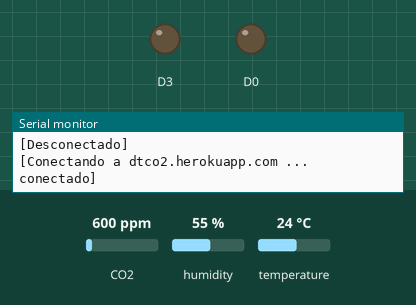
This sketch was run on a simulated ESP8266 (NodeMCU). On the bench: output pins drawn as LEDs (lit = HIGH), the last lines printed to the serial monitor. The test bench sets the inputs (shaded band); at power-on: CO2 600 ppm, humidity 55 %, temperature 24 °C. WiFi joins after 1.5 s; servers stay silent unless stated; uploads are accepted with an empty reply.

Above: at 2.7 s.
2.8 s: CO2 set to 1418 ppm
5.0 s: CO2 set to 1484 ppm
At 6.0 s:
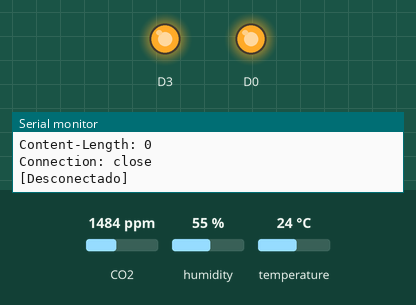
Timing chart, 0 to 14.9 s (numbered marks = the images above; inputs shaded):
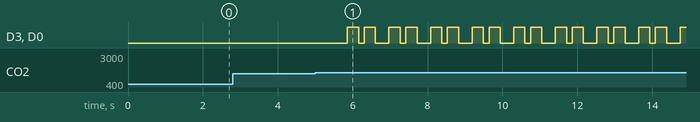

Measured:
- the behaviour switches between 1449 and 1450 ppm on CO2 (found by bisection; images 0 and 1)
- after the input at 5.0 s, D3, D0: LOW → HIGH after 0.86 s, then repeats every 1.1 s: LOW 0.15 s, HIGH 0.30 s, LOW 0.36 s, HIGH 0.30 s

The sketch:

DT-CO2-laser.ino
```cpp
#include <ESP8266WiFi.h>              //Incluye la librería ESP8266WiFi

const char* ssid = "Amoxtli";         //Indicamos el nombre de la red WiFi (SSID) a la que queremos conectarnos.
const char* password = "1521I1524+";  //Indicamos la contraseña de de red WiFi

const char* host = "dtco2.herokuapp.com";  //Declaramos el servidor de conexión

#include <Wire.h>
#include "SparkFun_SCD30_Arduino_Library.h"
SCD30 airSensor;
int ppm = 0; int temp = 0; int hum = 0;
String locate = "lateral"; //lateral, central
void setup(){
  Serial.begin(115200);
  Wire.begin();
  pinMode(D0, OUTPUT); pinMode(D3, OUTPUT);
  digitalWrite(D0, LOW); digitalWrite(D3, LOW);
  connect();
  if (airSensor.begin() == false){
    Serial.println("Air sensor not detected. Please check wiring. Freezing...");
    while (1);
  }
}

void loop(){
  WiFiClient client;                               //Inicializamos el cliente (client)
  Serial.printf("\n[Conectando a %s ... ", host);  //Establecemos la conexión con el servidor
  if (client.connect(host, 80)){
    Serial.println("conectado]");
    Serial.println("[Enviando peticion]");         //Enviamos la petición de datos
    readSensor();
    String PostData = "{\"name\": \"Sensor\",\"site\": \""+ locate +"\", \"series\": {\"value\": "+String(ppm) +",\"temp\": "+String(temp)+",\"hum\": "+String(hum) +",\"name\":\"mock\"}}";
    Serial.println(PostData);
    client.println("PUT /update HTTP/1.1");
    client.println("Host: dtco2.herokuapp.com");
    client.println("User-Agent: Arduino/1.0");
    client.println("Connection: close");
    client.println("Content-Type: application/json;");
    client.print("Content-Length: ");
    client.println(PostData.length());
    client.println();
    client.println(PostData);
    Serial.println("[Respuesta:]");  //Leemos la respuesta del servidor
    while (client.connected()){
      if (client.available()){
        String line = client.readStringUntil('\n');
        Serial.println(line);
      }
    }
    client.stop();                   //Finalizamos la conexión con el servidor
    Serial.println("\n[Desconectado]");
  }
  else{
    Serial.println("conexion con el servidor no lograda!]");
    client.stop();
    connect();
  }
  if (ppm >= 1450){
    alarm();
    delay(50);
  }else{
    delay(700);
  }
}

void connect() {
  Serial.printf("Connecting to %s ", ssid);
  WiFi.begin(ssid, password);
  while (WiFi.status() != WL_CONNECTED) {
    delay(500);
    Serial.print(".");
  }
  Serial.println(" connected");
}

void readSensor(){
  if (airSensor.dataAvailable()){
    ppm = airSensor.getCO2();
    temp = airSensor.getTemperature();
    hum = airSensor.getHumidity();
    Serial.print("co2(ppm):");
    Serial.print(ppm);
    Serial.print(" temp(C):");
    Serial.print(temp);
    Serial.print(" humidity(%):");
    Serial.print(hum);
  }
}

void alarm(){
  digitalWrite(D0, HIGH); digitalWrite(D3, HIGH);
  delay(300);
  digitalWrite(D0, LOW); digitalWrite(D3, LOW);
  delay(150);
  digitalWrite(D0, HIGH); digitalWrite(D3, HIGH);
  delay(300);
  digitalWrite(D0, LOW); digitalWrite(D3, LOW);
}
```
